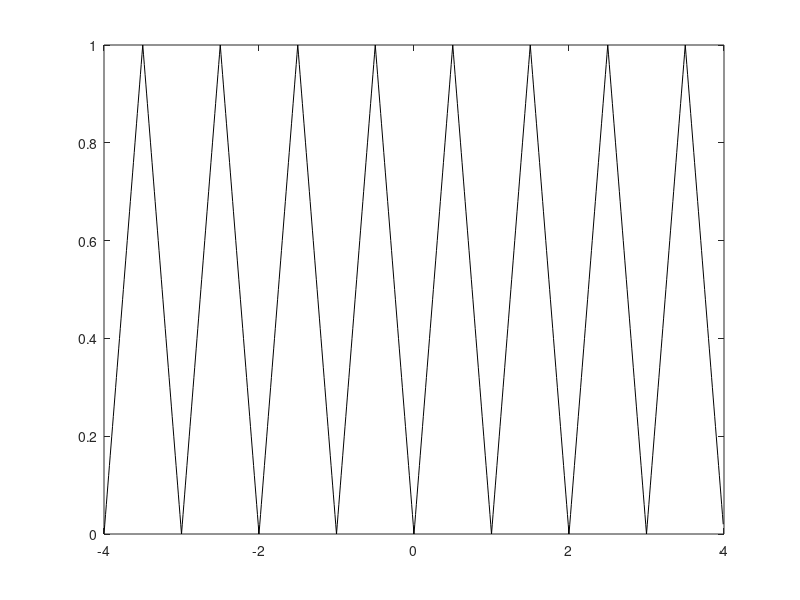

This chart was generated by the following MATLAB code:
function [fx, x] = sigHatTrain(range,delta)
% 이 함수는 삼각파 형태의 신호를 생성합니다.
% [fx, x] = sighatTrain(range,delta)

if nargin == 1; delta = 0.01; end
if nargin == 0; delta = 0.01; range=4; end

xu = -0.5:delta:0.5-delta; % 한 주기에 해당하는 정의역
fxu = 1-2*abs(xu); % 1-2|x| % 한 주기에 해당하는 함수

x = -range:delta:range-delta;
len = length(x);

lenxu = length(xu); % 한 주기의 샘플수, 크기
% len = lenxu*range*2;

ftri = zeros(1,len);
for n=1:range*2
    ftri(1+(n-1)*lenxu:n*lenxu) = fxu;
    %ftri = [ftri, fxu];
end
fx = ftri

if nargout == 0
    plot(x,fx,'k-');
end